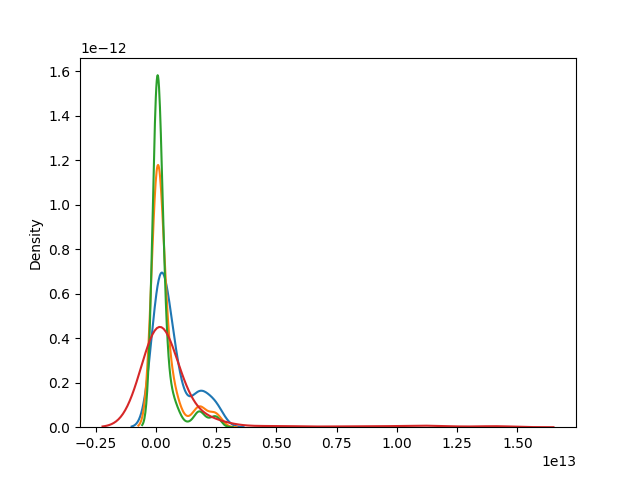

Recreate this plot in Python.
import numpy as np
import pandas as pd
import matplotlib.pyplot as plt
import PySimpleGUI as pg
import seaborn as sb

class abertura_pib():
    def __init__(self):
        #guardando dados dos arquivos
        self.tabela_pib = pd.read_csv('matplotlib\dados\conta.csv')
        self.key = self.tabela_pib.keys()
        self.N_paises = self.tabela_pib['Country Name']

        #componentes da janela
        layout = [
            [pg.Text('Digite os nomes dos paises para comparar o PIB')],
            [pg.Input(size=(20,0),key='paises'),pg.Button('Iniciar',)]
            #[pg.Output(size=(60,40))]
        ]
        self.janela = pg.Window('comparação de PIB').layout(layout)

    def start(self):
        while True:
            posicao = []
            self.button, self.value = self.janela.Read()
            self.paises = self.value['paises'].split(',')

            for o in range(len(self.paises)):
                for i in range(len(self.N_paises)): 
                    if self.paises[o] == self.N_paises[i]: posicao.append(i)

            Brasilpip = []
            dados = {}
            for o in range(len(posicao)):
                for i in range(4,len(self.key)): Brasilpip.append(self.tabela_pib[self.key[i]].loc[posicao[o]])

                dados[self.paises[o]] = np.array(Brasilpip)

            print(posicao)
            print(self.paises)
            
            for i in range(len(dados.keys())):
                sb.distplot((dados[self.paises[i]]),hist=False,label=dados.keys())
            plt.show()

jan = abertura_pib()
jan.start()
